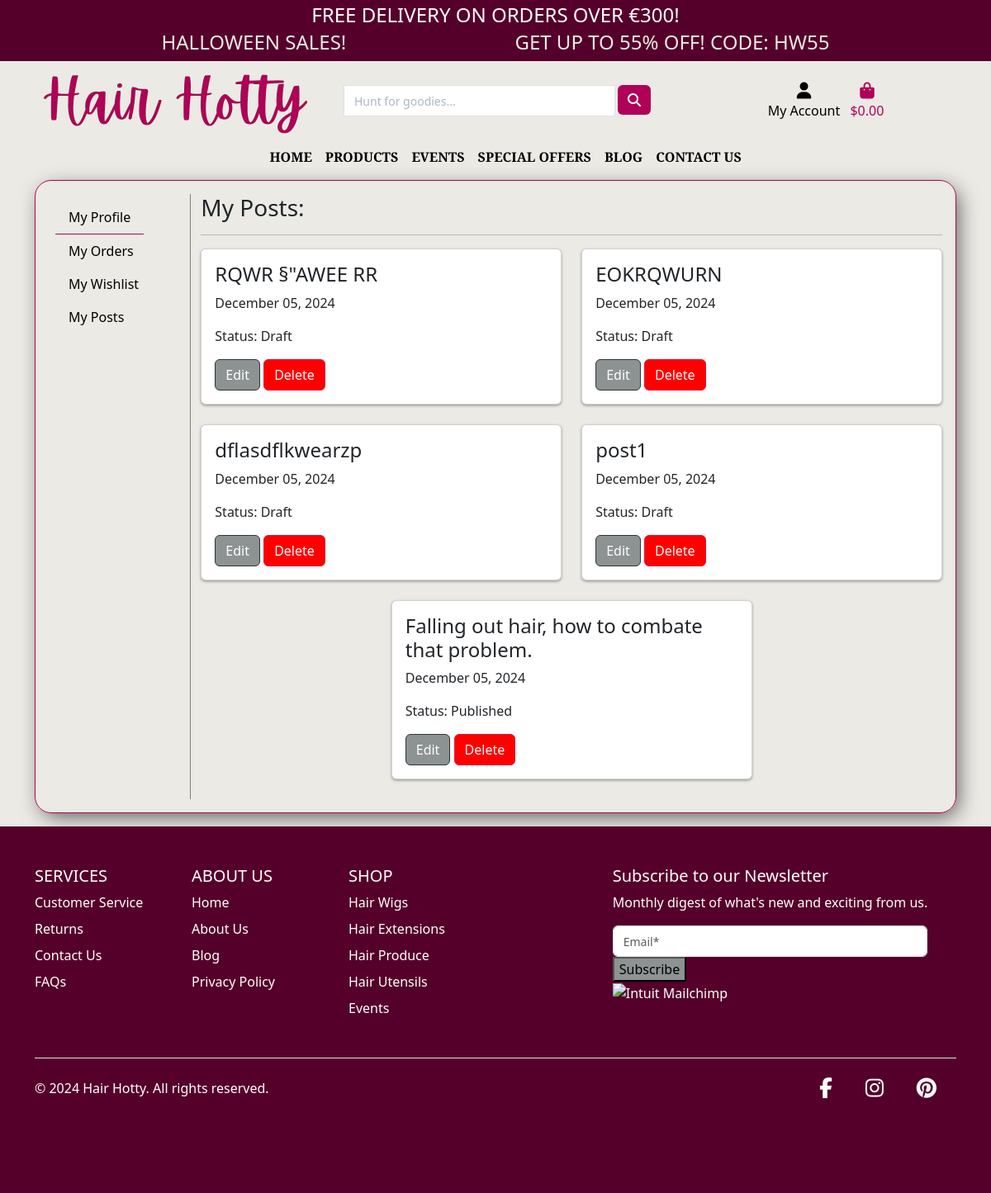
The page /profile/profile/2/posts/ (signed in) on the database its author committed.
### blog/models.py (models this page shows, shortened)
class Post(models.Model):
    title = models.CharField(max_length=200, unique=True)
    slug = models.SlugField(max_length=200, unique=True)
    author = models.ForeignKey(User, on_delete=models.CASCADE,
                                related_name="blog_posts")
    featured_image = CloudinaryField('image', default='placeholder')
    content = models.TextField()
    created_on = models.DateTimeField(auto_now_add=True)
    status = models.IntegerField(choices=STATUS, default=0)
    updated_on = models.DateTimeField(auto_now=True)
    likes = models.ManyToManyField(
            User, related_name='post_like', blank=True)
    class Meta:
        ordering = ["-created_on"]

### profiles/views.py (the view)
# urls.py: path('profile/<int:profile_id>/posts/', views.my_posts, name='my_posts'),
@login_required
def my_posts(request, profile_id):
    profile = get_object_or_404(UserProfile, pk=profile_id)
    posts = Post.objects.filter(author=profile.user).order_by('-created_on')
    user = User.objects.get(username="lulu")
    posts = Post.objects.filter(author=user)
    context = {
        'my_posts': posts,
        'profile_id': profile_id,
    }
    return render(request, 'profiles/my_posts.html', context)

### profiles/templates/profiles/my_posts.html (shortened to what this page needs)
{% extends 'base.html' %}
{% load static %}
{% load widget_tweaks %}
{% block extra_css %}
    <link rel="stylesheet" href="{% static 'blog/css/blog.css' %}">
{% endblock %}
{% block content %}
<section class="profile mb-3">
    <div class="container">
        <div class="row">
            <div class="col-12">
                <div class="custom-border p-3">
                    <div class="row">
                        {% include 'profiles/components/sidebar.html' %}
                        <div class="col-12 col-lg-10 mt-4 mt-lg-0">
                            <h4 class="text-start fs-3 fw-4">My Posts:</h4>
                            <hr>
                            <div class="row mt-3 d-flex justify-content-center">
                                {% for post in my_posts %}
                                <div class="col-md-6">
                                    <div class="card shadow-sm mb-4">
                                        <div class="card-body">
                                            <h4>{{ post.title }}</h4>
                                            <p>{{ post.created_on|date:"F d, Y" }}</p>
                                            <p>Status: {{ post.get_status_display }}</p>
                                            <div class="mt-3">
                                                {% if request.user == post.author %}
                                                <a href="{% url 'edit_post' post.id %}" class="btn btn-edit">Edit</a>
                                                <button type="button" class="btn btn-delete" post_id="{{ post.id }}">Delete</button>
                                                {% endif %}
                                            </div>
                                        </div>
                                    </div>
                                </div>
                                {% empty %}
                                <div class="col-12 d-flex justify-content-center">
                                    <p class="text-center">No Posts found.</p>
                                </div>
                                {% endfor %}
                            </div>
                        </div>
                    </div>
                </div>
            </div>
        </div>
    </div>
</section>
{% endblock content %}

### static/css/style.css (style rules this page uses)
:root { --cordovan: #B00058; --licorice: #55002A; --hot-pink: #FF69B4; --pink:#FF439D; --old-lace: #FDF4E7; --white: #ffff; --dark: #140C00; --background: #ebeae5; --gray: #1a0303; --dark-gray:#6f6a6a; }
body { min-height: 100vh; display: flex; flex-direction: column; background-color: var(--background); }
.shadow-sm { box-shadow: 0 0.1rem 0.2rem rgba(0,0,0,.35)!important; }
.custom-border { border: var(--cordovan) 1px solid; border-radius: 20px; box-shadow: 5px 7px 26px -4px rgba(0, 0, 0, 0.66); -webkit-box-shadow: 5px 7px 26px -4px rgba(0, 0, 0, 0.66); -moz-box-shadow: 5px 7px 26px -4px rgba(0, 0, 0, 0.66); }

### blog/static/blog/css/blog.css (style rules this page uses)
a { color: #B00058; text-decoration: none; }
.btn-delete { background-color: red; color: #fff; border-color: crimson; }
.btn-edit { background-color: #8d9292; color: #fff; border-color:#2d3636; }

### rows shown on the page
Post: title "RQWR §\"AWEE RR", created_on "December 05, 2024", status "Draft"
Post: title "EOKRQWURN", created_on "December 05, 2024", status "Draft"
Post: title "dflasdflkwearzp", created_on "December 05, 2024", status "Draft"
Post: title "post1", created_on "December 05, 2024", status "Draft"
Post: title "Falling out hair, how to combate that problem.", created_on "December 05, 2024", status "Published"

### other values the page prints
{{ free_delivery_threshold }} "300"
